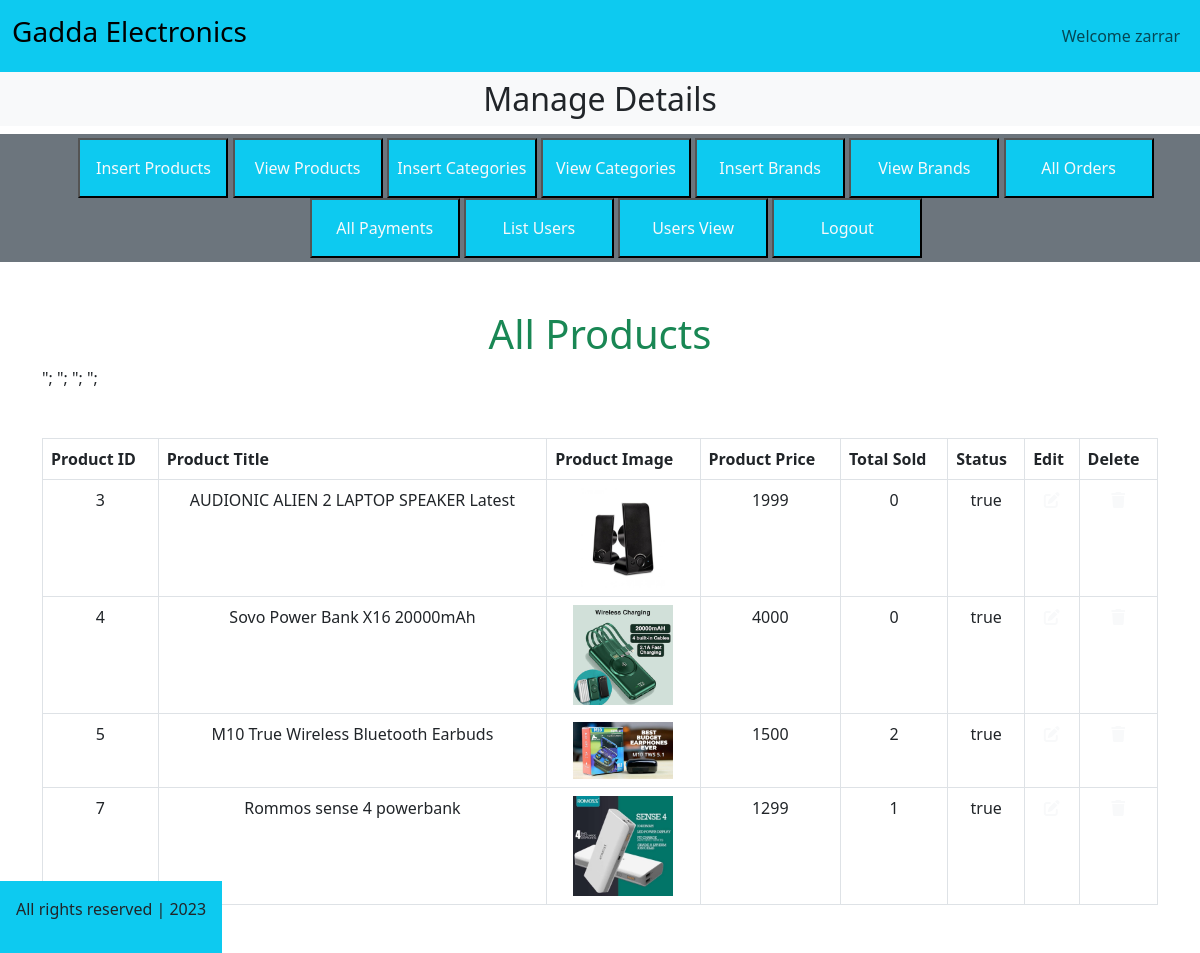
/admin/index.php?view_products (signed in), run on the app's committed database.
### tables this page shows
CREATE TABLE `products` (
  `product_id` int(11) NOT NULL,
  `product_title` varchar(100) NOT NULL,
  `product_description` varchar(300) NOT NULL,
  `product_keywords` varchar(255) NOT NULL,
  `category_id` int(11) NOT NULL,
  `brand_id` int(11) NOT NULL,
  `product_image1` varchar(255) NOT NULL,
  `product_image2` varchar(255) NOT NULL,
  `product_image3` varchar(255) NOT NULL,
  `product_price` varchar(100) NOT NULL,
  `date` timestamp NOT NULL DEFAULT current_timestamp() ON UPDATE current_timestamp(),
  `status` varchar(100) NOT NULL
);

### admin/view_products.php (the view, shortened to what this page needs)
<h1 class="text-center text-success">All Products</h1>
<table class="table table-bordered mt-5">
    <thead class="bg-info">
        <tr>
            <th>Product ID</th>
            <th>Product Title</th>
            <th>Product Image</th>
            <th>Product Price</th>
            <th>Total Sold</th>
            <th>Status</th>
            <th>Edit</th>
            <th>Delete</th>
        </tr>
    </thead>
    <tbody class="bg-secondary text-light">
    <?php
    $get_products = "select * from products";
    $result = mysqli_query($con,$get_products);
    while($row=mysqli_fetch_assoc($result)){
        $product_id = $row['product_id'];
        $product_title = $row['product_title'];
        $product_image1 = $row['product_image1'];
        $product_price = $row['product_price'];
        $status = $row['status'];
        ?>
        <tr class='text-center'>
        <td><?php echo "$product_id" ?></td>
        <td><?php echo "$product_title" ?></td>
        <td><img src='./product_images/<?php echo "$product_image1" ?>' class='product_image'></td>
        <td><?php echo "$product_price" ?></td>
        <td>
            <?php $get_count = "select * from pending_orders where product_id = $product_id";
                $resul_count = mysqli_query($con,$get_count);
                $row_count = mysqli_num_rows($resul_count);
                echo "$row_count";
        ?>
        </td>
        <td><?php echo "$status" ?></td>
        <td><a href='index.php?edit_products=<?php echo $product_id ?>' class='text-light'><i class='fa-solid fa-pen-to-square'></i></a></td>
        <td><a href='index.php?delete_products=<?php echo $product_id ?>' class='text-light' type="button" data-toggle="modal" data-target="#exampleModal"><i class='fa-solid fa-trash'></i></a></td>
    </tr>";
    <?php
    }
    ?>
    </tbody>
</table>

### style.css (style rules this page uses)
* { margin: 0; padding: 0; box-sizing: border-box; }
.product_image { width: 100px; }

### admin/index.php (style rules this page uses)
.product_image { width: 100px; object-fit: contain; }

### data on the page
products: product_id "3", product_title "AUDIONIC ALIEN 2 LAPTOP SPEAKER Latest", product_image1 (picture), product_price "1999", row_count "0", status "true"
products: product_id "4", product_title "Sovo Power Bank X16 20000mAh", product_image1 (picture), product_price "4000", row_count "0", status "true"
products: product_id "5", product_title "M10 True Wireless Bluetooth Earbuds", product_image1 (picture), product_price "1500", row_count "2", status "true"
products: product_id "7", product_title "Rommos sense 4 powerbank", product_image1 (picture), product_price "1299", row_count "1", status "true"

### other printed values
$_SESSION['admin_name'] "zarrar"
